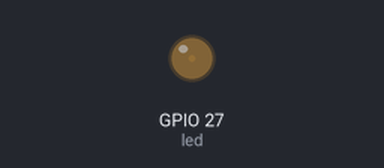
The program below on a simulated ESP32 board running MicroPython. On the bench: output pins drawn as LEDs (lit = HIGH).

Above: at 0.05 s.
At 1.3 s:
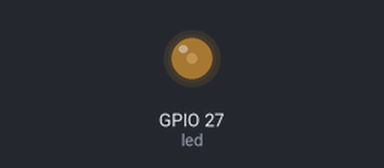
At 2.55 s:
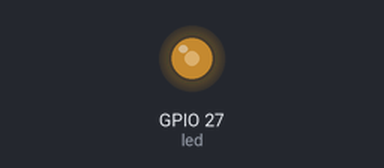
At 5.1 s:
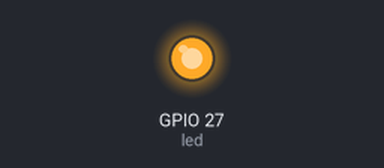
Timing chart, 0 to 6.7 s (numbered marks = the images above):
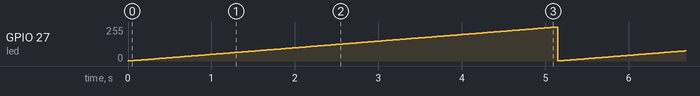

Measured:
- by itself, GPIO 27 (led): ramps from 1/255 to 255/255 and jumps back, once every 5.1 s

The program:

LedPWM.py
```python
from machine import Pin, PWM
from time import sleep

LED_PIN = 27
FREQUENCY = 1000

led = PWM(Pin(LED_PIN), FREQUENCY)

while True:
    for duty in range(0, 1024):
        led.duty(duty)
        sleep(.005)

    for duty in range(1023, -1):
        led.duty(duty)
        sleep(.005)   
```
